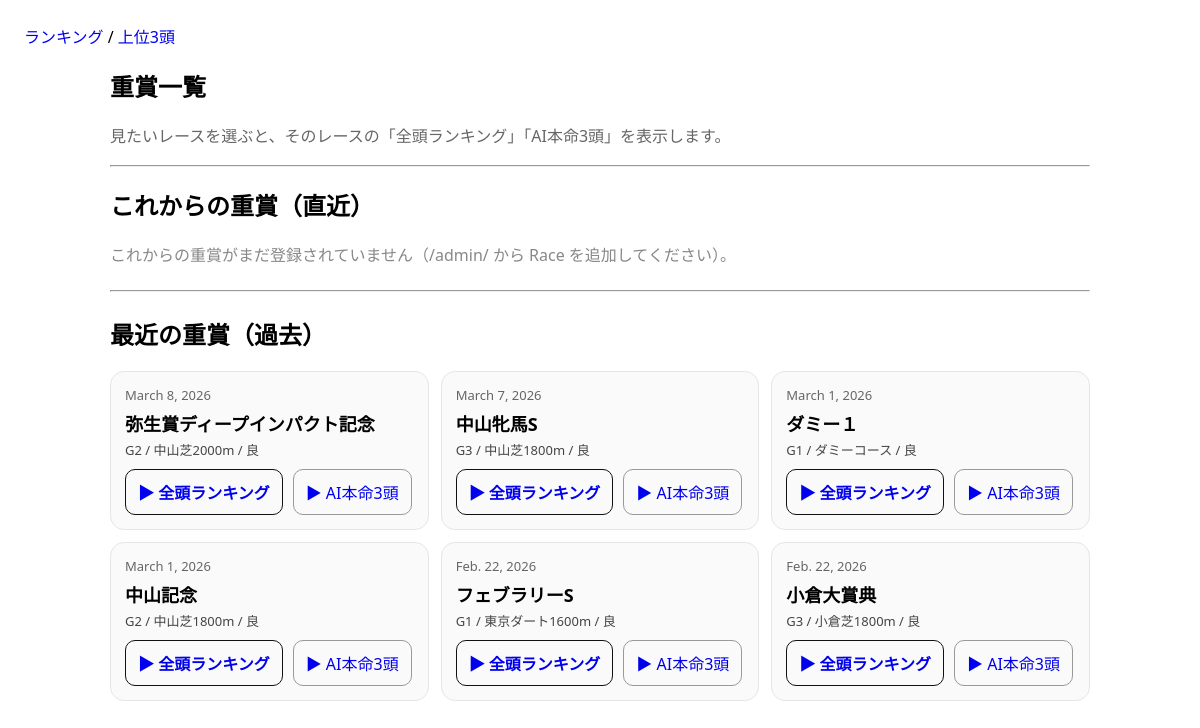
Before: /races/ with the older database file.
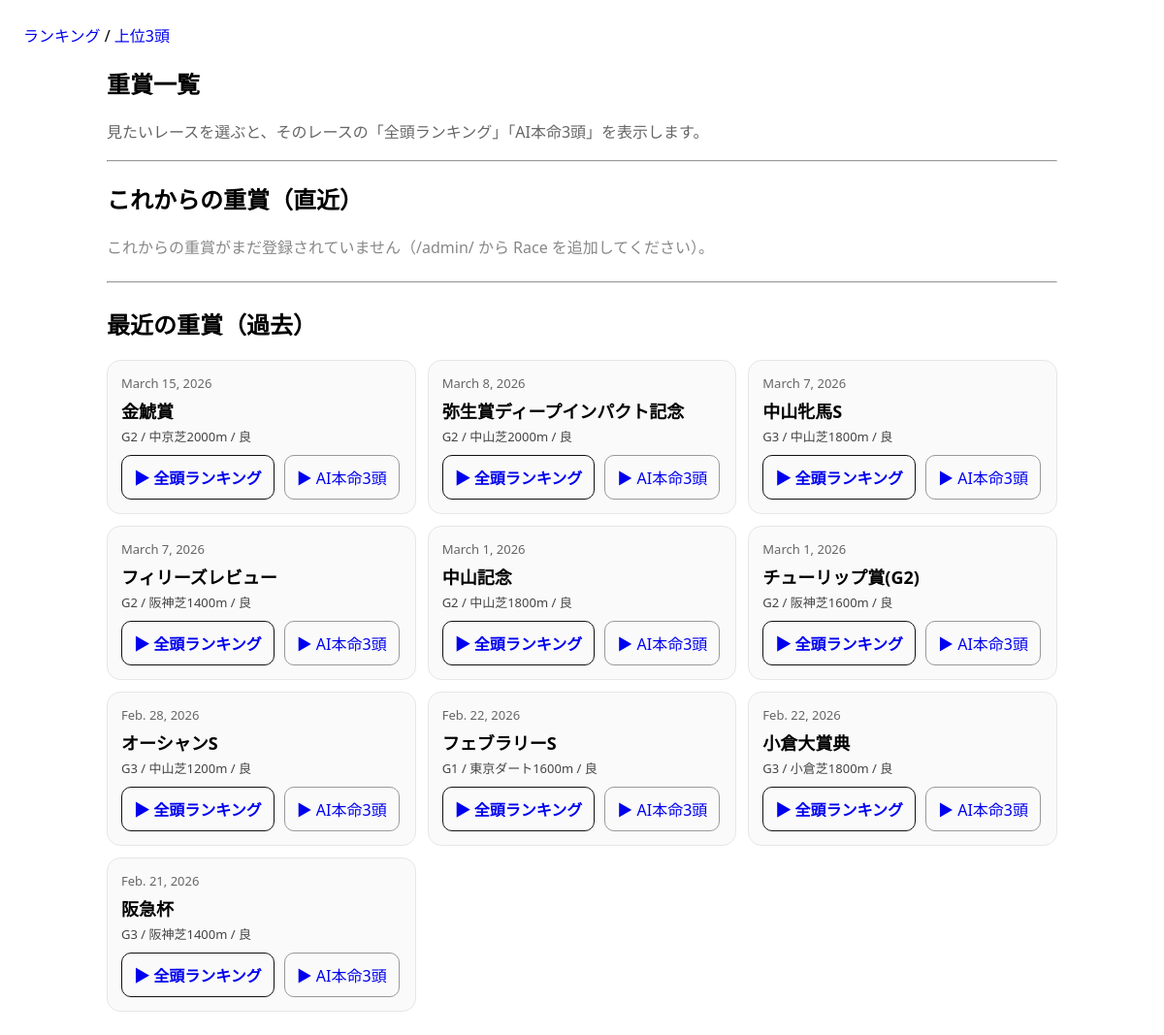
After: the same page with the newer database file.
### keibaapp_1/models.py (models this page shows, shortened)
class Race(models.Model):
    GRADE_CHOICES = [("G1", "G1"), ("G2", "G2"), ("G3", "G3")]
    name = models.CharField(max_length=100)
    race_date = models.DateField()
    course = models.CharField(max_length=100)  # 例：東京 ダ1600
    grade = models.CharField(max_length=2, choices=GRADE_CHOICES)
    track_condition = models.CharField(max_length=10, blank=True, default="")  # 良/稍/重/不
    pace = models.CharField(max_length=1, blank=True, default="")  # S/M/H
    pace_comment = models.CharField(max_length=100, blank=True, default="")
    created_at = models.DateTimeField(auto_now_add=True)

### keibaapp_1/views.py (the view)
# urls.py: path("races/", views.races_page, name="races_page"),
def races_page(request):
    today = now().date()
    upcoming = Race.objects.filter(race_date__gte=today).order_by("race_date")[:20]
    recent = Race.objects.filter(race_date__lt=today).order_by("-race_date")[:20]
    return render(request, "keibaapp_1/races.html", {
        "upcoming": upcoming,
        "recent": recent,
        "today": today,
    })

### keibaapp_1/templates/keibaapp_1/races.html (shortened to what this page needs)
{% extends "keibaapp_1/base.html" %}
{% block content %}
<section style="max-width: 980px; margin: 0 auto;">
  <h1>重賞一覧</h1>
  <p style="color:#666;">
    見たいレースを選ぶと、そのレースの「全頭ランキング」「AI本命3頭」を表示します。
  </p>
  <hr style="margin: 18px 0;">
  <h2>これからの重賞（直近）</h2>
  {% if upcoming %}
    <div style="display:grid; grid-template-columns: repeat(auto-fit, minmax(260px, 1fr)); gap: 12px;">
      {% for r in upcoming %}
        <div style="border:1px solid #e6e6e6; border-radius:14px; padding:14px; background:#fff;">
          <div style="font-size:13px; color:#666;">{{ r.race_date }}</div>
          <div style="font-weight:800; font-size:18px; margin:6px 0 4px;">{{ r.name }}</div>
          <div style="color:#444; font-size:13px;">
            {{ r.grade }} / {{ r.course }}
            {% if r.track_condition %} / {{ r.track_condition }}{% endif %}
          </div>
          <div style="display:flex; gap:10px; flex-wrap:wrap; margin-top: 10px;">
            <a href="/race/?race_id={{ r.id }}" style="padding:10px 12px; border-radius:10px; border:1px solid #111; text-decoration:none; font-weight:700;">
              ▶ 全頭ランキング
            </a>
            <a href="/top/?race_id={{ r.id }}" style="padding:10px 12px; border-radius:10px; border:1px solid #999; text-decoration:none;">
              ▶ AI本命3頭
            </a>
          </div>
        </div>
      {% endfor %}
    </div>
  {% else %}
    <p style="color:#888;">これからの重賞がまだ登録されていません（/admin/ から Race を追加してください）。</p>
  {% endif %}
  <hr style="margin: 24px 0;">
  <h2>最近の重賞（過去）</h2>
  {% if recent %}
    <div style="display:grid; grid-template-columns: repeat(auto-fit, minmax(260px, 1fr)); gap: 12px;">
      {% for r in recent %}
        <div style="border:1px solid #e6e6e6; border-radius:14px; padding:14px; background:#fafafa;">
          <div style="font-size:13px; color:#666;">{{ r.race_date }}</div>
          <div style="font-weight:800; font-size:18px; margin:6px 0 4px;">{{ r.name }}</div>
          <div style="color:#444; font-size:13px;">
            {{ r.grade }} / {{ r.course }}
            {% if r.track_condition %} / {{ r.track_condition }}{% endif %}
          </div>
          <div style="display:flex; gap:10px; flex-wrap:wrap; margin-top: 10px;">
            <a href="/race/?race_id={{ r.id }}" style="padding:10px 12px; border-radius:10px; border:1px solid #111; text-decoration:none; font-weight:700;">
              ▶ 全頭ランキング
            </a>
            <a href="/top/?race_id={{ r.id }}" style="padding:10px 12px; border-radius:10px; border:1px solid #999; text-decoration:none;">
              ▶ AI本命3頭
            </a>
          </div>
        </div>
      {% endfor %}
    </div>
  {% else %}
    <p style="color:#888;">過去レースがありません。</p>
  {% endif %}
</section>
{% endblock %}

Changed rows visible on the page:
removed Race: race_date "March 1, 2026", name "ダミー１", grade "G1", course "ダミーコース", track_condition "良"
added Race: race_date "March 15, 2026", name "金鯱賞", grade "G2", course "中京芝2000m", track_condition "良"
added Race: race_date "March 7, 2026", name "フィリーズレビュー", grade "G2", course "阪神芝1400m", track_condition "良"
added Race: race_date "March 1, 2026", name "チューリップ賞(G2)", grade "G2", course "阪神芝1600m", track_condition "良"
added Race: race_date "Feb. 28, 2026", name "オーシャンS", grade "G3", course "中山芝1200m", track_condition "良"
added Race: race_date "Feb. 21, 2026", name "阪急杯", grade "G3", course "阪神芝1400m", track_condition "良"
